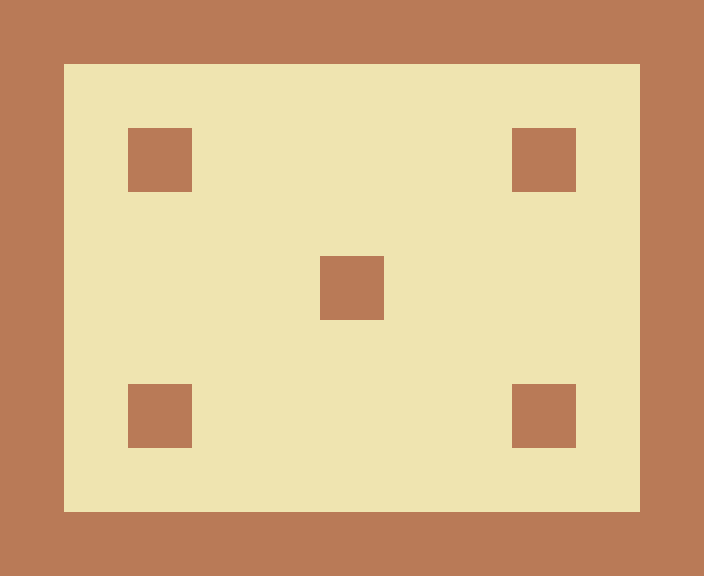

A 2D game scene composited from a Tiled map and its tileset images. What follows is a short description and the map's XML, with every tile layer's data as written:
An orthogonal 11x9 tile map with 64x64 px tiles, 1 tile layer (tiles).

<map version="1.0" orientation="orthogonal" width="11" height="9" tilewidth="64" tileheight="64">
 <tileset firstgid="1" name="tiles" tilewidth="64" tileheight="64">
  <image source="../tiles.png" width="192" height="64" />
 </tileset>
 <layer name="tiles" width="11" height="9">
  <data>
   <tile gid="1" />
   <tile gid="1" />
   <tile gid="1" />
   <tile gid="1" />
   <tile gid="1" />
   <tile gid="1" />
   <tile gid="1" />
   <tile gid="1" />
   <tile gid="1" />
   <tile gid="1" />
   <tile gid="1" />
   <tile gid="1" />
   <tile gid="2" />
   <tile gid="2" />
   <tile gid="2" />
   <tile gid="2" />
   <tile gid="2" />
   <tile gid="2" />
   <tile gid="2" />
   <tile gid="2" />
   <tile gid="2" />
   <tile gid="1" />
   <tile gid="1" />
   <tile gid="2" />
   <tile gid="1" />
   <tile gid="2" />
   <tile gid="2" />
   <tile gid="2" />
   <tile gid="2" />
   <tile gid="2" />
   <tile gid="1" />
   <tile gid="2" />
   <tile gid="1" />
   <tile gid="1" />
   <tile gid="2" />
   <tile gid="2" />
   <tile gid="2" />
   <tile gid="2" />
   <tile gid="2" />
   <tile gid="2" />
   <tile gid="2" />
   <tile gid="2" />
   <tile gid="2" />
   <tile gid="1" />
   <tile gid="1" />
   <tile gid="2" />
   <tile gid="2" />
   <tile gid="2" />
   <tile gid="2" />
   <tile gid="1" />
   <tile gid="2" />
   <tile gid="2" />
   <tile gid="2" />
   <tile gid="2" />
   <tile gid="1" />
   <tile gid="1" />
   <tile gid="2" />
   <tile gid="2" />
   <tile gid="2" />
   <tile gid="2" />
   <tile gid="2" />
   <tile gid="2" />
   <tile gid="2" />
   <tile gid="2" />
   <tile gid="2" />
   <tile gid="1" />
   <tile gid="1" />
   <tile gid="2" />
   <tile gid="1" />
   <tile gid="2" />
   <tile gid="2" />
   <tile gid="2" />
   <tile gid="2" />
   <tile gid="2" />
   <tile gid="1" />
   <tile gid="2" />
   <tile gid="1" />
   <tile gid="1" />
   <tile gid="2" />
   <tile gid="2" />
   <tile gid="2" />
   <tile gid="2" />
   <tile gid="2" />
   <tile gid="2" />
   <tile gid="2" />
   <tile gid="2" />
   <tile gid="2" />
   <tile gid="1" />
   <tile gid="1" />
   <tile gid="1" />
   <tile gid="1" />
   <tile gid="1" />
   <tile gid="1" />
   <tile gid="1" />
   <tile gid="1" />
   <tile gid="1" />
   <tile gid="1" />
   <tile gid="1" />
   <tile gid="1" />
  </data>
 </layer>
 <objectgroup name="entities" width="11" height="9" />
</map>